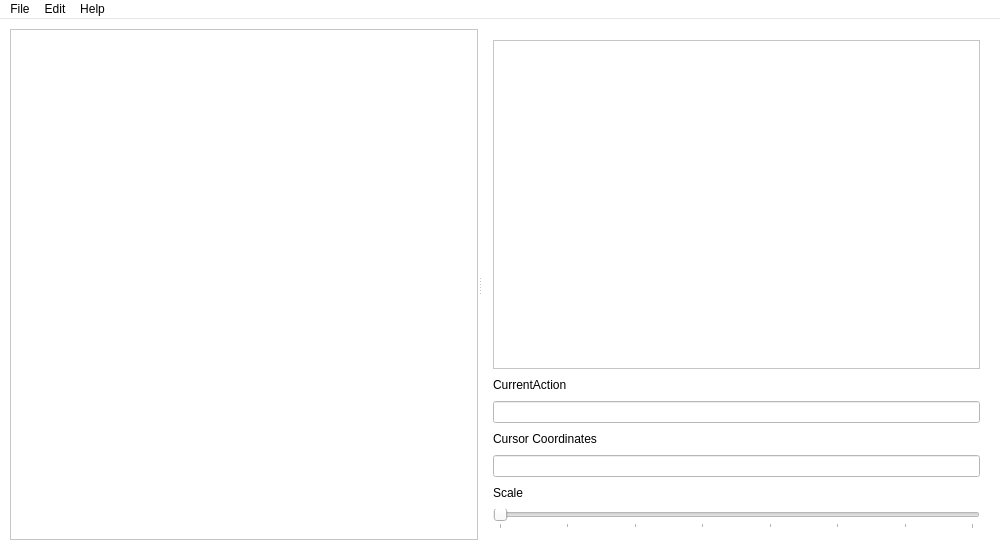
<?xml version="1.0" encoding="UTF-8"?>
<ui version="4.0">
 <class>MainWindow</class>
 <widget class="QMainWindow" name="MainWindow">
  <property name="geometry">
   <rect>
    <x>0</x>
    <y>0</y>
    <width>1000</width>
    <height>550</height>
   </rect>
  </property>
  <property name="minimumSize">
   <size>
    <width>1000</width>
    <height>550</height>
   </size>
  </property>
  <property name="maximumSize">
   <size>
    <width>1000</width>
    <height>550</height>
   </size>
  </property>
  <property name="palette">
   <palette>
    <active>
     <colorrole role="Base">
      <brush brushstyle="SolidPattern">
       <color alpha="255">
        <red>255</red>
        <green>255</green>
        <blue>255</blue>
       </color>
      </brush>
     </colorrole>
     <colorrole role="Window">
      <brush brushstyle="SolidPattern">
       <color alpha="255">
        <red>255</red>
        <green>255</green>
        <blue>255</blue>
       </color>
      </brush>
     </colorrole>
    </active>
    <inactive>
     <colorrole role="Base">
      <brush brushstyle="SolidPattern">
       <color alpha="255">
        <red>255</red>
        <green>255</green>
        <blue>255</blue>
       </color>
      </brush>
     </colorrole>
     <colorrole role="Window">
      <brush brushstyle="SolidPattern">
       <color alpha="255">
        <red>255</red>
        <green>255</green>
        <blue>255</blue>
       </color>
      </brush>
     </colorrole>
    </inactive>
    <disabled>
     <colorrole role="Base">
      <brush brushstyle="SolidPattern">
       <color alpha="255">
        <red>255</red>
        <green>255</green>
        <blue>255</blue>
       </color>
      </brush>
     </colorrole>
     <colorrole role="Window">
      <brush brushstyle="SolidPattern">
       <color alpha="255">
        <red>255</red>
        <green>255</green>
        <blue>255</blue>
       </color>
      </brush>
     </colorrole>
    </disabled>
   </palette>
  </property>
  <property name="windowTitle">
   <string>MainWindow</string>
  </property>
  <widget class="QWidget" name="centralWidget">
   <property name="palette">
    <palette>
     <active>
      <colorrole role="Base">
       <brush brushstyle="SolidPattern">
        <color alpha="255">
         <red>255</red>
         <green>255</green>
         <blue>255</blue>
        </color>
       </brush>
      </colorrole>
      <colorrole role="Window">
       <brush brushstyle="SolidPattern">
        <color alpha="255">
         <red>255</red>
         <green>255</green>
         <blue>255</blue>
        </color>
       </brush>
      </colorrole>
     </active>
     <inactive>
      <colorrole role="Base">
       <brush brushstyle="SolidPattern">
        <color alpha="255">
         <red>255</red>
         <green>255</green>
         <blue>255</blue>
        </color>
       </brush>
      </colorrole>
      <colorrole role="Window">
       <brush brushstyle="SolidPattern">
        <color alpha="255">
         <red>255</red>
         <green>255</green>
         <blue>255</blue>
        </color>
       </brush>
      </colorrole>
     </inactive>
     <disabled>
      <colorrole role="Base">
       <brush brushstyle="SolidPattern">
        <color alpha="255">
         <red>255</red>
         <green>255</green>
         <blue>255</blue>
        </color>
       </brush>
      </colorrole>
      <colorrole role="Window">
       <brush brushstyle="SolidPattern">
        <color alpha="255">
         <red>255</red>
         <green>255</green>
         <blue>255</blue>
        </color>
       </brush>
      </colorrole>
     </disabled>
    </palette>
   </property>
   <property name="autoFillBackground">
    <bool>false</bool>
   </property>
   <widget class="QSplitter" name="sptItems">
    <property name="geometry">
     <rect>
      <x>10</x>
      <y>10</y>
      <width>981</width>
      <height>511</height>
     </rect>
    </property>
    <property name="orientation">
     <enum>Qt::Horizontal</enum>
    </property>
    <property name="handleWidth">
     <number>4</number>
    </property>
    <widget class="QGraphicsView" name="view"/>
    <widget class="QWidget" name="">
     <layout class="QVBoxLayout" name="ltTools">
      <property name="spacing">
       <number>9</number>
      </property>
      <item>
       <widget class="QTableView" name="toolBox"/>
      </item>
      <item>
       <widget class="QLabel" name="labelCurrentAction">
        <property name="text">
         <string>CurrentAction</string>
        </property>
       </widget>
      </item>
      <item>
       <widget class="QLineEdit" name="currentAction">
        <property name="readOnly">
         <bool>true</bool>
        </property>
       </widget>
      </item>
      <item>
       <widget class="QLabel" name="labelCursorCoords">
        <property name="text">
         <string>Cursor Coordinates</string>
        </property>
       </widget>
      </item>
      <item>
       <widget class="QLineEdit" name="cursorCoordinates">
        <property name="readOnly">
         <bool>true</bool>
        </property>
       </widget>
      </item>
      <item>
       <widget class="QLabel" name="labelScale">
        <property name="text">
         <string>Scale</string>
        </property>
       </widget>
      </item>
      <item>
       <widget class="QSlider" name="horizontalSlider">
        <property name="minimum">
         <number>0</number>
        </property>
        <property name="maximum">
         <number>7</number>
        </property>
        <property name="value">
         <number>0</number>
        </property>
        <property name="orientation">
         <enum>Qt::Horizontal</enum>
        </property>
        <property name="tickPosition">
         <enum>QSlider::TicksBelow</enum>
        </property>
        <property name="tickInterval">
         <number>1</number>
        </property>
       </widget>
      </item>
     </layout>
    </widget>
   </widget>
  </widget>
  <widget class="QMenuBar" name="menuBar">
   <property name="geometry">
    <rect>
     <x>0</x>
     <y>0</y>
     <width>1000</width>
     <height>19</height>
    </rect>
   </property>
   <widget class="QMenu" name="menuFile">
    <property name="title">
     <string>File</string>
    </property>
    <addaction name="actionOpen"/>
    <addaction name="actionSave"/>
    <addaction name="actionSave_as"/>
    <addaction name="actionExport_to_PNF_Ctrl_E"/>
   </widget>
   <widget class="QMenu" name="menuHelp">
    <property name="title">
     <string>Help</string>
    </property>
    <addaction name="actionShow_Help_F1"/>
   </widget>
   <widget class="QMenu" name="menuEdit">
    <property name="title">
     <string>Edit</string>
    </property>
    <addaction name="actionUndo"/>
    <addaction name="actionRedo"/>
   </widget>
   <addaction name="menuFile"/>
   <addaction name="menuEdit"/>
   <addaction name="menuHelp"/>
  </widget>
  <action name="actionOpen">
   <property name="text">
    <string>Open                    &amp;Ctrl+O</string>
   </property>
  </action>
  <action name="actionSave">
   <property name="text">
    <string>Save                      &amp;Ctrl+S</string>
   </property>
  </action>
  <action name="actionSave_as">
   <property name="text">
    <string>Save as        &amp;Ctrl+Shift+S</string>
   </property>
  </action>
  <action name="actionExport_to_PNF_Ctrl_E">
   <property name="text">
    <string>Export to PNG       &amp;Ctrl+E</string>
   </property>
  </action>
  <action name="actionShow_Help_F1">
   <property name="text">
    <string>Show Help &amp;F1</string>
   </property>
  </action>
  <action name="actionUndo">
   <property name="text">
    <string>Undo</string>
   </property>
  </action>
  <action name="actionRedo">
   <property name="text">
    <string>Redo</string>
   </property>
  </action>
 </widget>
 <layoutdefault spacing="6" margin="11"/>
 <resources/>
 <connections/>
</ui>
